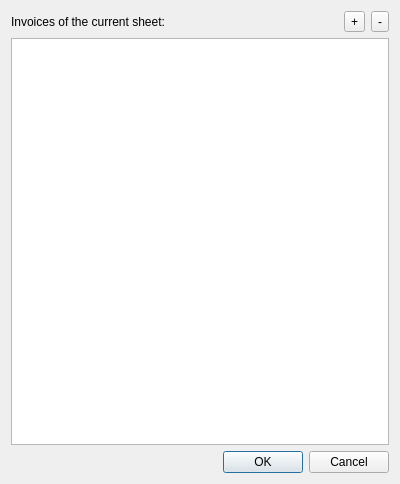
<?xml version="1.0" encoding="UTF-8"?>
<ui version="4.0">
 <class>EditInvoices</class>
 <widget class="QDialog" name="EditInvoices">
  <property name="geometry">
   <rect>
    <x>0</x>
    <y>0</y>
    <width>400</width>
    <height>484</height>
   </rect>
  </property>
  <property name="windowTitle">
   <string>Dialog</string>
  </property>
  <layout class="QVBoxLayout" name="verticalLayout">
   <item>
    <layout class="QHBoxLayout" name="horizontalLayout">
     <item>
      <widget class="QLabel" name="label">
       <property name="text">
        <string>Invoices of the current sheet:</string>
       </property>
      </widget>
     </item>
     <item>
      <spacer name="horizontalSpacer">
       <property name="orientation">
        <enum>Qt::Horizontal</enum>
       </property>
       <property name="sizeHint" stdset="0">
        <size>
         <width>40</width>
         <height>20</height>
        </size>
       </property>
      </spacer>
     </item>
     <item>
      <widget class="QToolButton" name="toolButtonAddInvoice">
       <property name="text">
        <string>+</string>
       </property>
      </widget>
     </item>
     <item>
      <widget class="QToolButton" name="toolButtonDelInvoice">
       <property name="text">
        <string>-</string>
       </property>
      </widget>
     </item>
    </layout>
   </item>
   <item>
    <widget class="QTableView" name="tableViewInvoices"/>
   </item>
   <item>
    <widget class="QDialogButtonBox" name="buttonBox">
     <property name="orientation">
      <enum>Qt::Horizontal</enum>
     </property>
     <property name="standardButtons">
      <set>QDialogButtonBox::Cancel|QDialogButtonBox::Ok</set>
     </property>
    </widget>
   </item>
  </layout>
 </widget>
 <resources/>
 <connections>
  <connection>
   <sender>buttonBox</sender>
   <signal>accepted()</signal>
   <receiver>EditInvoices</receiver>
   <slot>accept()</slot>
   <hints>
    <hint type="sourcelabel">
     <x>248</x>
     <y>254</y>
    </hint>
    <hint type="destinationlabel">
     <x>157</x>
     <y>274</y>
    </hint>
   </hints>
  </connection>
  <connection>
   <sender>buttonBox</sender>
   <signal>rejected()</signal>
   <receiver>EditInvoices</receiver>
   <slot>reject()</slot>
   <hints>
    <hint type="sourcelabel">
     <x>316</x>
     <y>260</y>
    </hint>
    <hint type="destinationlabel">
     <x>286</x>
     <y>274</y>
    </hint>
   </hints>
  </connection>
 </connections>
</ui>
